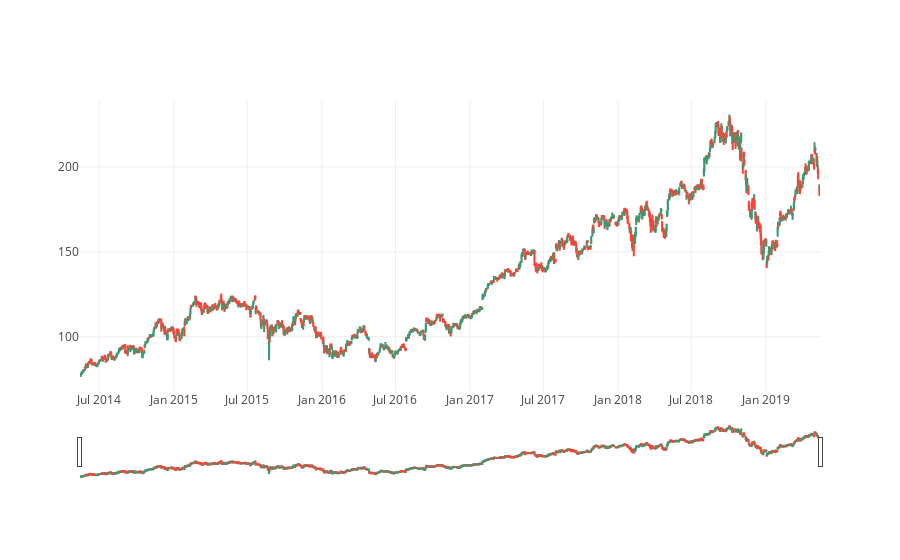

This figure's notebook cell:
### Code cell
from plotly.offline import download_plotlyjs, init_notebook_mode, plot, iplot
init_notebook_mode(connected=False)
iplot(data)

### Figure 1 — Plotly figure (JSON) as saved in the notebook; plotly's stock layout.template omitted (floating-point values rounded to 4 significant figures; data arrays with more than 128 entries replaced by an {"elided": "..."} marker saying what was removed)
{"data": [{"close": {"elided": "1258 float values"}, "high": {"elided": "1258 float values"}, "low": {"elided": "1258 float values"}, "open": {"elided": "1258 float values"}, "type": "candlestick", "uid": "347741c0-f377-4204-aaf9-b00f28617655", "x": {"elided": "1258 str values"}}], "layout": {}}
